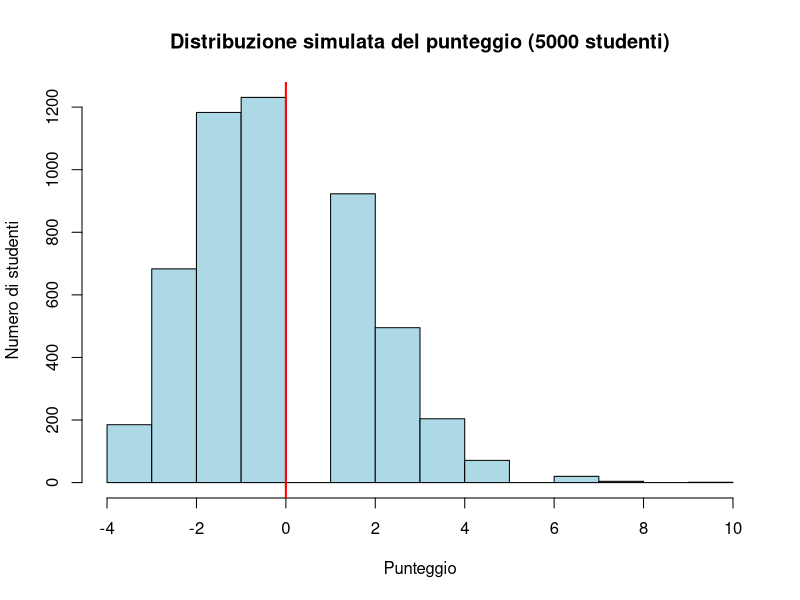

The R script that drew this image:
## ---- chunk 1
#| echo: false
#| output: false
library(ggplot2)
set.seed(42)
## ---- chunk 2
# Punteggi possibili di uno screening (0=negativo, 1=dubbio, 2=positivo)
x <- c(0, 1, 2)

# Probabilità
p <- c(0.70, 0.20, 0.10)
## ---- chunk 3
sum(p)
## ---- chunk 4
media <- sum(x * p)
media
## ---- chunk 5
x * p
## ---- chunk 6
media_quadrati <- sum(x^2 * p)
media_quadrati
## ---- chunk 7
varianza <- media_quadrati - media^2
varianza
## ---- chunk 8
sqrt(varianza)
## ---- chunk 9
# Dati dello screening
x <- c(0, 1, 2)
p <- c(0.70, 0.20, 0.10)

# Calcoli
media    <- sum(x * p)
varianza <- sum(x^2 * p) - media^2
sd       <- sqrt(varianza)

# Risultati
c(Media = media, Varianza = varianza, SD = sd)
## ---- chunk 10
# Estrai 10 valori da x, con le probabilità p
sample(x, size = 10, replace = TRUE, prob = p)
## ---- chunk 11
campione <- sample(x, size = 10000, replace = TRUE, prob = p)
## ---- chunk 12
mean(campione)
## ---- chunk 13
# Media
c(Teorica = media, Simulata = mean(campione))
## ---- chunk 14
# Varianza (nota: var() usa n-1, quindi è leggermente diversa)
c(Teorica = varianza, Simulata = var(campione))
## ---- chunk 15
# Dati
x <- 1:5
p <- c(0.10, 0.25, 0.35, 0.20, 0.10)

# Calcoli
media    <- sum(x * p)
varianza <- sum(x^2 * p) - media^2

c(Media = media, SD = sqrt(varianza))
## ---- chunk 16
campione <- sample(x, size = 5000, replace = TRUE, prob = p)

c(Media_teorica = media, Media_simulata = mean(campione))
## ---- chunk 17
num_corrette <- rbinom(5000, size = 15, prob = 0.2)
## ---- chunk 18
num_corrette[1:30]
## ---- chunk 19
punteggi_totali <- 1.25 * num_corrette - 3.75
## ---- chunk 20
punteggi_totali[1:30]
## ---- chunk 21
media_teorica <- 0
sd_teorica <- sqrt(3.75)  # varianza teorica = 3.75
## ---- chunk 22
data.frame(
  Statistica = c("Media", "Deviazione Standard"),
  Teorica = c(media_teorica, sd_teorica),
  Simulata = c(mean(punteggi_totali), sd(punteggi_totali))
)
## ---- chunk 23
#| echo: false
hist(punteggi_totali,
     main = "Distribuzione simulata del punteggio (5000 studenti)",
     xlab = "Punteggio",
     ylab = "Numero di studenti",
     col = "lightblue")

abline(v = 0, col = "red", lwd = 2)
## ---- chunk 24
X <- rnorm(10000, mean = 25, sd = 5)
T_score <- 50 + 10 * (X - 25) / 5

c(Media_T = mean(T_score), SD_T = sd(T_score))
